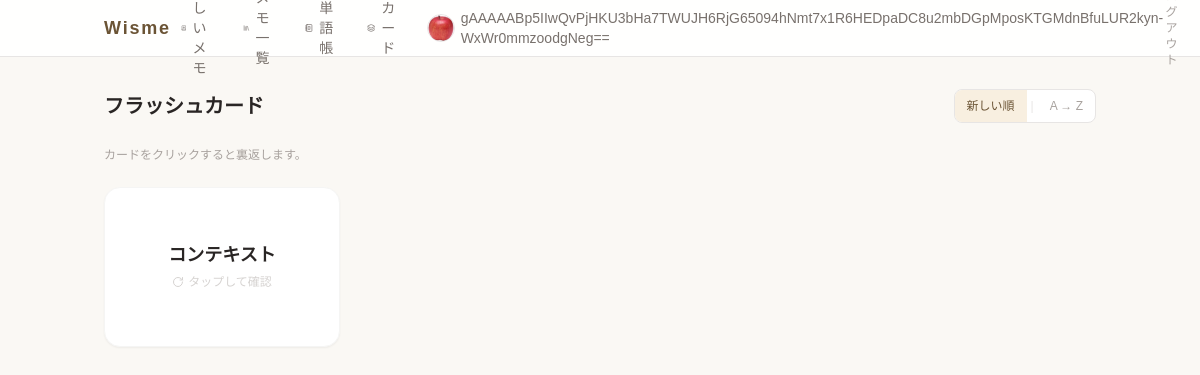
/wisme/quiz/ (signed in), run on the app's committed database.
### wisme/models.py (models this page shows, shortened)
class CustomUser(AbstractUser):
    display_name = EncryptedCharField(max_length=100, blank=True, verbose_name="表示名")
    profile_image = models.ImageField(
        upload_to='media/profile/', blank=True, null=True, verbose_name="プロフィール画像"
    )

class SearchedWord(models.Model):
    owner = models.ForeignKey(
        settings.AUTH_USER_MODEL,
        on_delete=models.CASCADE,
        null=True,
        blank=True,
        verbose_name="オーナー",
    )
    note = models.ForeignKey(
        Page,
        on_delete=models.CASCADE,
        related_name='words',
        null = True,
        blank = True,
        verbose_name = "関連メモ"
    )
    word = models.CharField(max_length=100,verbose_name="意味を知りたい単語")
    meaning = models.TextField(verbose_name="意味")
    created_at = models.DateTimeField(auto_now_add = True,verbose_name="検索日時")

### wisme/views.py (the view)
class FlashcardView(LoginRequiredMixin, ListView):
    model = SearchedWord
    template_name = 'wisme/flashcard.html'
    context_object_name = 'words'
    def get_queryset(self):
        qs = SearchedWord.objects.filter(owner=self.request.user).select_related('note')
        if self.request.GET.get('sort') == 'alpha':
            return qs.order_by('word')
        return qs.order_by('-created_at')

### templates/wisme/flashcard.html (shortened to what this page needs)
{% extends "base/wisme_base.html" %}
{% block body %}
<div class="flex items-center justify-between mb-6">
    <h1 class="text-xl font-semibold text-stone-800">フラッシュカード</h1>
    <div class="flex items-center gap-1 text-xs text-stone-400 bg-white border border-stone-200 rounded-lg overflow-hidden">
        <a href="?sort=created_at"
           class="px-3 py-2 hover:bg-accent-50 transition-colors {% if not request.GET.sort or request.GET.sort == 'created_at' %}bg-accent-50 text-accent-700 font-medium{% endif %}">
            新しい順
        </a>
        <span class="text-stone-200">|</span>
        <a href="?sort=alpha"
           class="px-3 py-2 hover:bg-accent-50 transition-colors {% if request.GET.sort == 'alpha' %}bg-accent-50 text-accent-700 font-medium{% endif %}">
            A → Z
        </a>
    </div>
</div>
<p class="text-xs text-stone-400 mb-6">カードをクリックすると裏返します。</p>
{% if words %}
<div class="grid grid-cols-2 sm:grid-cols-3 md:grid-cols-4 gap-4">
    {% for word in words %}
    <div class="flip h-40 cursor-pointer select-none" onclick="this.querySelector('.flip-inner').classList.toggle('is-flipped')">
        <div class="flip-inner">
            <div class="flip-face bg-white rounded-2xl border border-stone-100 shadow-sm flex flex-col items-center justify-center p-4 text-center">
                <p class="font-semibold text-stone-800 text-lg leading-tight">{{ word.word }}</p>
                <p class="text-xs text-stone-300 mt-2 flex items-center gap-1">
                    <i data-lucide="rotate-cw" class="w-3 h-3"></i>タップして確認
                </p>
            </div>
            <div class="flip-face flip-face-back bg-stone-800 rounded-2xl shadow-sm flex flex-col justify-between p-4">
                <p class="text-sm text-stone-100 leading-relaxed line-clamp-4">{{ word.meaning }}</p>
                {% if word.note %}
                <div class="flex items-center gap-2 mt-2 border-t border-stone-700 pt-2">
                    <p class="text-xs text-stone-400 leading-tight line-clamp-2">{{ word.note.title }}</p>
                </div>
                {% endif %}
            </div>
        </div>
    </div>
    {% endfor %}
</div>
{% else %}
<div class="text-center py-20 text-stone-400">
    <i data-lucide="layers" class="w-12 h-12 mx-auto mb-4 opacity-30"></i>
    <p class="text-sm">まだ単語が登録されていません。</p>
    <p class="text-xs mt-1">メモ作成中に単語を調べると、カードが作られます。</p>
</div>
{% endif %}
{% endblock %}

### templates/base/wisme_base.html (shortened to what this page needs)
<!DOCTYPE html>
<html lang="ja">
<head>
    <script src="https://cdn.tailwindcss.com"></script>
    <link rel="stylesheet" href="/static/wisme/css/style.css">
</head>
<body class="bg-[#FAF8F4] text-[#2C2C2C] min-h-screen flex flex-col">
    <header class="border-b border-stone-200 bg-white/90 backdrop-blur-sm sticky top-0 z-40">
        <div class="max-w-5xl mx-auto px-4 h-14 flex items-center justify-between">
            <a href="{% url 'wisme:index' %}" class="text-lg font-semibold tracking-widest text-accent-700 hover:text-accent-500 transition-colors">Wisme</a>
            <nav class="flex items-center gap-1 sm:gap-1.5 text-sm text-stone-500">
                {% if user.is_authenticated %}
                    <a href="{% url 'wisme:page_create' %}"
                       class="flex items-center gap-1.5 rounded-lg px-2.5 py-1.5 hover:bg-amber-100 hover:text-amber-800 transition-colors">
                        <i data-lucide="book-plus" class="w-4 h-4"></i>
                        <span class="hidden sm:inline">新しいメモ</span>
                    </a>
                    <a href="{% url 'wisme:page_list' %}"
                       class="flex items-center gap-1.5 rounded-lg px-2.5 py-1.5 hover:bg-accent-100 hover:text-accent-700 transition-colors">
                        <i data-lucide="library" class="w-4 h-4"></i>
                        <span class="hidden sm:inline">メモ一覧</span>
                    </a>
                    <a href="{% url 'wisme:word_list' %}"
                       class="flex items-center gap-1.5 rounded-lg px-2.5 py-1.5 hover:bg-emerald-100 hover:text-emerald-800 transition-colors">
                        <i data-lucide="notebook-text" class="w-4 h-4"></i>
                        <span class="hidden sm:inline">単語帳</span>
                    </a>
                    <a href="{% url 'wisme:flashcard' %}"
                       class="flex items-center gap-1.5 rounded-lg px-2.5 py-1.5 hover:bg-sky-100 hover:text-sky-800 transition-colors">
                        <i data-lucide="layers" class="w-4 h-4"></i>
                        <span class="hidden sm:inline">カード</span>
                    </a>
                    {% with sa=user.socialaccount_set.first %}
                    <a href="{% url 'wisme:profile' %}"
                       class="flex items-center gap-1.5 rounded-lg px-2 py-1 hover:bg-rose-100 hover:text-rose-800 transition-colors">
                        {% if user.profile_image %}
                            <img src="{{ user.profile_image.url }}" alt=""
                                 class="w-7 h-7 rounded-full object-cover border border-stone-200">
                        {% elif sa.get_avatar_url %}
                            <img src="{{ sa.get_avatar_url }}" alt=""
                                 class="w-7 h-7 rounded-full object-cover border border-stone-200">
                        {% else %}
                            <span class="w-7 h-7 rounded-full bg-stone-100 flex items-center justify-center border border-stone-200">
                                <i data-lucide="user" class="w-4 h-4 text-stone-400"></i>
                            </span>
                        {% endif %}
                        <span class="hidden sm:inline">{{ user.display_name|default:user.username }}</span>
                    </a>
                    {% endwith %}
                    <a href="{% url 'account_logout' %}"
                       class="ml-1 rounded-lg px-2.5 py-1.5 text-xs text-stone-400 hover:bg-stone-100 hover:text-stone-700 transition-colors">ログアウト</a>
                {% else %}
                    <a href="{% url 'account_login' %}"
                       class="rounded-lg px-2.5 py-1.5 hover:bg-stone-100 hover:text-stone-900 transition-colors">ログイン</a>
                    <a href="{% url 'account_signup' %}"
                       class="bg-accent-500 text-white px-3 py-1.5 rounded-md text-xs hover:bg-accent-600 transition-colors">新規登録</a>
                {% endif %}
            </nav>
        </div>
    </header>
    <main class="flex-1 max-w-5xl mx-auto w-full px-4 py-8">
        {% block body %}{% endblock %}
    </main>
</body>
</html>

### templates/wisme/flashcard.html (style rules this page uses)
.flip { perspective: 1000px; }
.flip-inner { position: relative; width: 100%; height: 100%; transform-style: preserve-3d; -webkit-transform-style: preserve-3d; transition: transform 0.6s cubic-bezier(0.4, 0, 0.2, 1); }
.flip-face { position: absolute; top: 0; left: 0; width: 100%; height: 100%; backface-visibility: hidden; -webkit-backface-visibility: hidden; }
.flip-face-back { transform: rotateY(180deg); -webkit-transform: rotateY(180deg); }

### data on the page
CustomUser: profile_image (picture), display_name "gAAAAABp5IIwQvPjHKU3bHa7TWUJH6RjG65094hNmt7x1R6HEDpaDC8u2mbDGpMposKTGMdnBfuLUR2kyn-WxWr0mmzoodgNeg=="
SearchedWord: word "コンテキスト"
